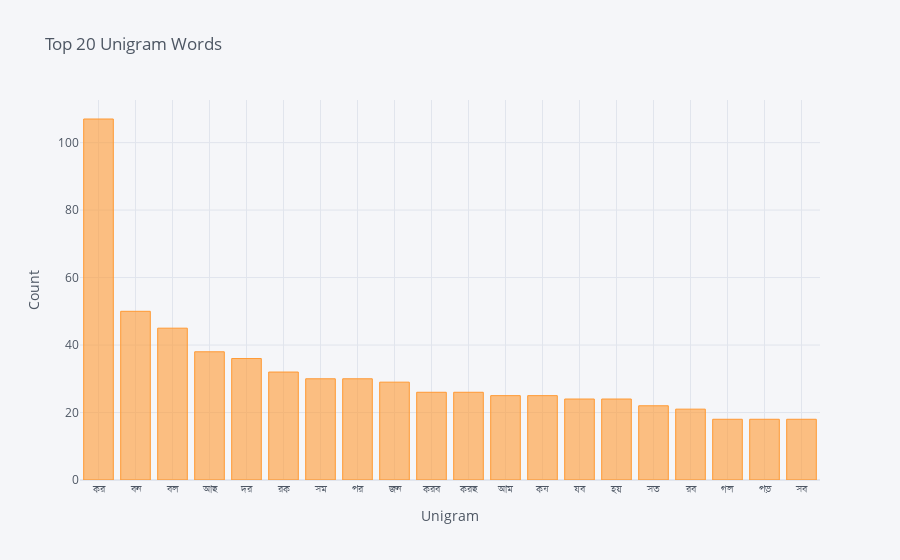

The notebook cell saved with this chart:
### Code cell
df = pd.DataFrame(unigram_words, columns = ['Unigram', 'Frequency'])
df = df.set_index('Unigram')
df.iplot(kind='bar', xTitle = 'Unigram', yTitle = 'Count',title = 'Top 20 Unigram Words')

### Figure 1 — Plotly figure (JSON) as saved in the notebook; plotly's stock layout.template omitted (floating-point values rounded to 4 significant figures)
{"data": [{"marker": {"color": "rgba(255, 153, 51, 0.6)", "line": {"color": "rgba(255, 153, 51, 1.0)", "width": 1}}, "name": "Frequency", "orientation": "v", "text": "", "type": "bar", "x": ["কর", "বন", "বল", "আছ", "দর", "রক", "সম", "পর", "জন", "করব", "করছ", "আম", "কষ", "যব", "হয়", "সত", "রব", "গল", "পড়", "সব"], "y": [107, 50, 45, 38, 36, 32, 30, 30, 29, 26, 26, 25, 25, 24, 24, 22, 21, 18, 18, 18]}], "layout": {"legend": {"bgcolor": "#F5F6F9", "font": {"color": "#4D5663"}}, "paper_bgcolor": "#F5F6F9", "plot_bgcolor": "#F5F6F9", "title": {"font": {"color": "#4D5663"}, "text": "Top 20 Unigram Words"}, "xaxis": {"gridcolor": "#E1E5ED", "showgrid": true, "tickfont": {"color": "#4D5663"}, "title": {"font": {"color": "#4D5663"}, "text": "Unigram"}, "zerolinecolor": "#E1E5ED"}, "yaxis": {"gridcolor": "#E1E5ED", "showgrid": true, "tickfont": {"color": "#4D5663"}, "title": {"font": {"color": "#4D5663"}, "text": "Count"}, "zerolinecolor": "#E1E5ED"}}}
